Frame 1 (no input): blank canvas, image omitted
Frame 60 (the mouse pressed at the canvas centre just before this capture): blank canvas, image omitted
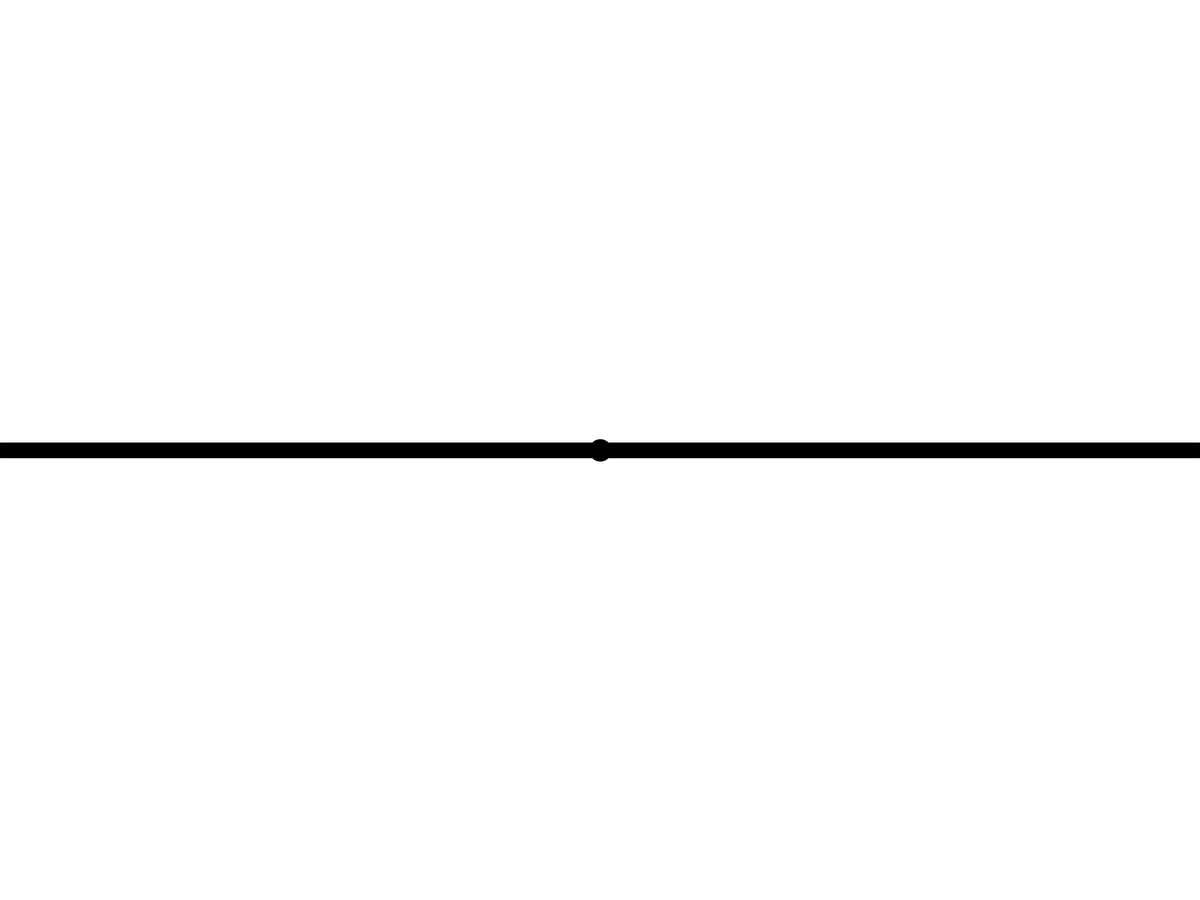
Frame 120 (the mouse held since frame 60 and released just before this capture)

The Processing sketch whose frames 1 and 60 were blank and that drew this single picture after the mouse press (run headless with seeded random() and noise(); from frame 60 on, the mouse is pressed at the canvas centre):

// Processing sketch: Simultaneous_equations_curvature
// ── Simultaneous_equations_curvature.pde
ArrayList<PVector> ps = new ArrayList<PVector>();
float EPSILON = 0.1;

void setup(){
  //size(1000, 1000);
  fullScreen();
  strokeWeight(20);
}

void draw(){
  background(255);
  for(PVector p : ps){
    ellipse(p.x, p.y, 10, 10);
  }
  float[] solved = solve(ps);
  float py=0;
  for(int x = 0; x < width; x++){
    float y = f(x, solved);
    float k = abs(ddf(x, solved))/pow(1+pow(df(x, solved), 2), 3/2);
    stroke(k*100000, 0, 0);
    if(py != 0){
      line(x-1, py, x, y);
    }
    py = y;
  }
}

float ddf(float x, float[] solved){
  return (df(x+EPSILON, solved)-df(x, solved))/EPSILON;
}

float df(float x, float[] solved){
  float y = 0;
  int k = 1;
  for(int i = 0; i < ps.size(); i++){
    int n = max((ps.size()-k)-i, 0);
    if (n == 0)continue;
    y += pow(x, n-1)*solved[i]*n;
  }
  return y;
}

float f(float x, float[] solved){
  float y = 0;
  for(int i = 0; i < ps.size(); i++){
    y += pow(x, (ps.size()-1)-i)*solved[i];
  }
  return y;
}

float P(int x, int deg){
  float y = 1;
  for(int i = 0; i < deg; i++){
    y *= (x-i);
  }
  return y;
}

void keyPressed(){
  if(key=='r'){
    ps = new ArrayList<PVector>();
  }
}

void mousePressed(){
  ps.add(new PVector(mouseX, mouseY));
}

float[] solve(ArrayList<PVector> ps){
  int n = ps.size()-1;
  float[][] A = new float[n+1][n+2];
  
  for(int j = 0; j <= n; j++){
    for(int i = 0; i <= n; i++){
      A[j][i] = pow(ps.get(j).x, n-i);
    }
    A[j][n+1] = ps.get(j).y;
  }
  return simultaSolve(A);
}

float[] simultaSolve(float[][] a){
  float t = 0;
  for(int k = 0; k < a.length; k++){
    for(int i = k + 1; i < a.length; i++){
      t = a[i][k] / a[k][k];
      for(int j = k + 1; j <=a.length; j++){
        a[i][j] -= a[k][j] * t;
      }
    }
  }
  
  for(int i = a.length-1; i >= 0; i--){
    t = a[i][a.length];
    for(int j = i + 1; j < a.length; j++) t -= a[i][j] * a[j][a.length];
    a[i][a.length] = t / a[i][i];
  }
  float[] result = new float[a.length];
  for(int k = 0; k < a.length; k++){
    result[k] = a[k][a.length];
  }
  return result;
}
